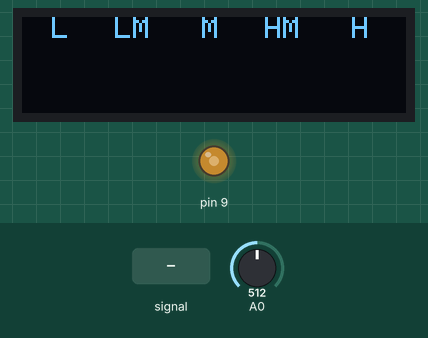
This sketch was run on a simulated Arduino Uno, built with avr-gcc and run on an emulated ATmega328P. On the bench: 128×32 one-colour display, output pins drawn as LEDs (lit = HIGH). Inputs (shaded band) come from the test bench; at power-on: A0 = 512. What the sketch prints to the serial monitor is not drawn.

Above: at 4.2 s.
4.3 s: A0 fed a 200 Hz sine of ±81 counts around its level
At 5.1 s:
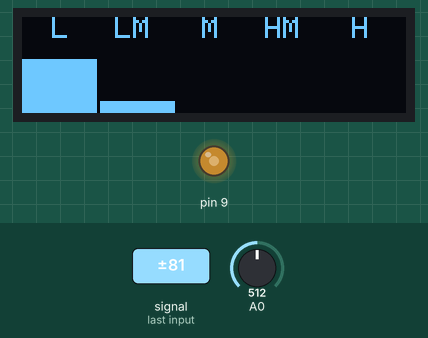
6.0 s: A0 fed a 1000 Hz sine of ±255 counts around its level
At 6.34 s:
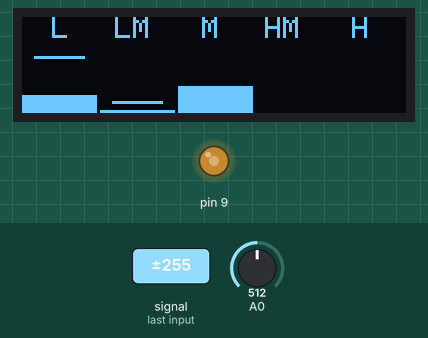
7.5 s: A0 set to 900
At 8.52 s:
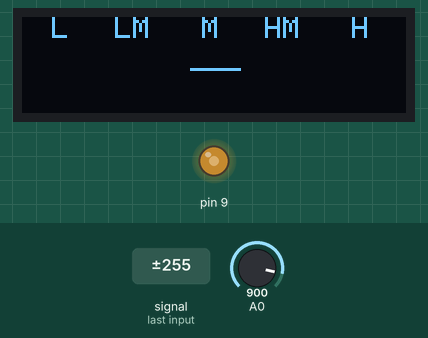
9.1 s: A0 fed a 200 Hz sine of ±81 counts around its level
At 10.76 s:
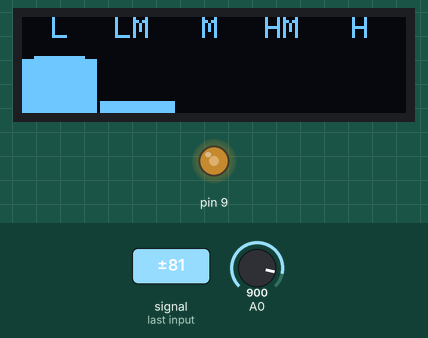

The sketch:

ArduinoCode.ino
```cpp
/*
 * Written by Nathaniel France & Brandon Pak
 * for ECE 2804 Home Audio Project
 * Pin out:         Breadboard
 * A0 = Audio In    pin 11
 * A4 = SDA         pin 3
 * A5 = SCL         pin 4
 * D9 = PWM out     pin 20
 * + 3.3v           pin 5
 * + 5v             plus rail
 * GND              minus rail
*/

#include <Wire.h>
#include <Adafruit_GFX.h>
#include <Adafruit_SSD1306.h>
#include "FFT.h"

// Constructs SSD1306 class with width, height, i2c connections from Wire.h, and reset pin (-1 uses reset on arduino)
Adafruit_SSD1306 display(128, 32, &Wire, -1);

// Volatile needed bc these are modified by the ISR and main loop
volatile int8_t bufferA[128];
volatile int8_t bufferB[128];
volatile bool collectingA = true;   // which buffer the ISR is writing to
volatile int collectIndex = 0;
volatile bool bufferReady = false;

volatile int8_t* collectBuffer = bufferA;       // ISR writes here
volatile int8_t* processBuffer = bufferB;       // FFT reads from here

volatile int8_t prevSample = 0;
volatile int16_t prevFiltered = 0;

const q15 alpha = 32700; // ~0.99

uint8_t peakVol[5] = {0,0,0,0,0};
uint8_t peakTimer[5] = {0,0,0,0,0};
const uint8_t PEAKHOLDTIME = 20;
const uint8_t PEAKDECAY = 1;
const int MAXMAGNITUDE = 1000;

uint8_t smoothedHeights[5] = {0,0,0,0,0};
uint8_t heights[5] = {0,0,0,0,0};
uint16_t bands[5] = {0,0,0,0,0};

FFT fft(128);

// When Timer 2 overflows send an ISR, reload the timer, and collect 1 sample
// This gives the 10 kHz sampling rate by aligning the sampling with Timer 2
ISR(TIMER2_OVF_vect) {
    TCNT2 = 55;

    // Reads sample and converts to q15
    int8_t sample = ((analogRead(A0) - 512) >> 2);

    // High pass filter to remove DC: y[n] = x[n] - x[n-1] + alpha * y[n-1]
    int16_t filtered = (int16_t)sample - prevSample + (int16_t)(((int32_t)alpha * prevFiltered) >> 15);

    prevSample = sample;
    prevFiltered = filtered;

    if (filtered > 127) filtered = 127;
    else if (filtered < -128) filtered = -128;

    collectBuffer[collectIndex++] = (int8_t)(filtered);

    if(collectIndex >= 128) {
        collectIndex = 0;
        bufferReady = true;
    }
}

int freeRam() {
    extern int __heap_start, *__brkval;
    int v;
    return (int) &v - (__brkval == 0 ? (int) &__heap_start : (int) __brkval);
}

void updateDisplay() {
    display.clearDisplay();
    display.setCursor(10, 0);
    display.print("L");
    display.setCursor(31, 0);
    display.print("LM");
    display.setCursor(60, 0);
    display.print("M");
    display.setCursor(81, 0);
    display.print("HM");
    display.setCursor(110, 0);
    display.print("H");

    for (int i = 0; i < 5; ++i) {
        heights[i] = map(bands[i], 0, MAXMAGNITUDE, 0, 22);
        heights[i] = constrain(heights[i], 0, 22);
        smoothedHeights[i] = (smoothedHeights[i] * 3 + heights[i]) / 4;
        display.fillRect(i * 26, 32 - smoothedHeights[i], 25, smoothedHeights[i], SSD1306_WHITE);

        if (smoothedHeights[i] >= peakVol[i]) {
            peakVol[i] = smoothedHeights[i];
            peakTimer[i] = PEAKHOLDTIME;
        }
        else if (peakTimer[i] > 0) {
            --peakTimer[i];
        }
        else {
            peakVol[i] -= PEAKDECAY;
        }

        if (peakVol[i] != smoothedHeights[i]) display.drawFastHLine(i * 26 + 4, 32 - peakVol[i], 17, SSD1306_WHITE);
    }


    display.display();
}

void setup() {
    // put your setup code here, to run once:
    Serial.begin(9600);
    Serial.println(analogRead(A0));

    // PWM output for class D amp
    pinMode(9, OUTPUT);

    // Sets Timer 1 for PWM use
    // Sets fast PWM mode, no prescaler
    TCCR1A = _BV(COM1A1) | _BV(WGM11);
    TCCR1B = _BV(WGM13) | _BV(WGM12) | _BV(CS10);

    ICR1 = 199; // TOP: 16 MHz / (199 + 1) = 80 kHz
    OCR1A = 99; // 50% duty cycle: (99 + 1) / (199 + 1) = 50%

    // Set up Timer 2 for ADC sampling, set to overflow 10000 times per second
    TCCR2A = 0;
    TCCR2B = _BV(CS21);
    TIMSK2 = _BV(TOIE2);
    TCNT2 = 55;

    // Sets ADC prescaler to 16 (faster samples)
    ADCSRA = (ADCSRA & 0xF8) | 0x04;

    // Disables pull-up resistors
    digitalWrite(A4, LOW);
    digitalWrite(A5, LOW);

    Serial.print("Free RAM before display: ");
    Serial.println(freeRam());

    // Ensures the correct i2c device address and sets voltage to 3.3v
    if(!display.begin(SSD1306_SWITCHCAPVCC, 0x3C)) {
        Serial.println(F("SSD1306 allocation failed"));
        while(1); // loops forever to prevent the rest of set up
    }

    display.clearDisplay(); // clear display ram
    display.setTextSize(1); // set text size to normal
    display.setTextColor(SSD1306_WHITE);  // sets text color to white
    display.setCursor(10, 0); // puts display cursor on (10, 0) for proper text placement
    display.println(F("Welcome, Home Audio by Nathaniel France & Brandon Pak"));  // creates data to display text
    display.display();  // puts data from above line into display ram

    delay(3000);  // sits for 3 seconds before moving to loop
}

void loop() {
    // put your main code here, to run repeatedly:

    if (bufferReady) {
        noInterrupts();
        int8_t* temp = collectBuffer;
        collectBuffer = processBuffer;
        processBuffer = temp;
        bufferReady = false;
        interrupts();

        fft.compute(processBuffer);
        fft.computeOutput[0].r = 0;
        fft.computeOutput[0].j = 0;
        fft.computeOutput[1].r = 0;
        fft.computeOutput[1].j = 0;
    }

    bands[0] = fft.getMagnitude(2, 3);
    bands[1] = fft.getMagnitude(4, 6);
    bands[2] = fft.getMagnitude(7, 25);
    bands[3] = fft.getMagnitude(26, 51);
    bands[4] = fft.getMagnitude(52, 64);

    for (int i = 0; i < 5; ++i) {
        if (bands[i] < 200) bands[i] = 0;
    }

    updateDisplay();

    for (int i = 0; i < 65; ++i) {
        if (fft.getMagnitude(i, i) > 1000) {
            Serial.print("Bin "); Serial.print(i);
            Serial.print(" mag "); Serial.println(fft.getMagnitude(i, i));
        }
    }
}
```

FFT.cpp
```cpp
#pragma GCC optimize("O3")

#include "FFT.h"
#include <string.h>
#include <Arduino.h>
//#include <iostream>

#include <avr/pgmspace.h>

const q15 twiddle_r[] PROGMEM = {32767, 32728, 32609, 32412, 32137, 31785, 31356, 30852, 30273, 29621, 28898, 28105, 27245, 26319, 25329, 24279, 23170, 22005, 20787, 19519, 18204, 16846, 15446, 14010, 12539, 11039, 9512, 7962, 6393, 4808, 3212, 1608, 0, -1608, -3212, -4808, -6393, -7962, -9512, -11039, -12539, -14010, -15446, -16846, -18204, -19519, -20787, -22005, -23170, -24279, -25329, -26319, -27245, -28105, -28898, -29621, -30273, -30852, -31356, -31785, -32137, -32412, -32609, -32728};

const q15 twiddle_j[] PROGMEM = {0, -1608, -3212, -4808, -6393, -7962, -9512, -11039, -12539, -14010, -15446, -16846, -18204, -19519, -20787, -22005, -23170, -24279, -25329, -26319, -27245, -28105, -28898, -29621, -30273, -30852, -31356, -31785, -32137, -32412, -32609, -32728, -32767, -32728, -32609, -32412, -32137, -31785, -31356, -30852, -30273, -29621, -28898, -28105, -27245, -26319, -25329, -24279, -23170, -22005, -20787, -19519, -18204, -16846, -15446, -14010, -12539, -11039, -9512, -7962, -6393, -4808, -3212, -1608};

const q15 window[] PROGMEM = {0, 20, 80, 180, 320, 498, 716, 972, 1266, 1597, 1964, 2367, 2803, 3273, 3775, 4308, 4870, 5461, 6078, 6721, 7387, 8075, 8783, 9510, 10254, 11013, 11785, 12568, 13361, 14161, 14967, 15775, 16586, 17396, 18203, 19006, 19803, 20591, 21369, 22135, 22886, 23622, 24340, 25038, 25716, 26370, 27000, 27604, 28181, 28729, 29246, 29732, 30186, 30605, 30990, 31339, 31652, 31927, 32164, 32362, 32522, 32642, 32722, 32762, 32762, 32722, 32642, 32522, 32362, 32164, 31927, 31652, 31339, 30990, 30605, 30186, 29732, 29246, 28729, 28181, 27604, 27000, 26370, 25716, 25038, 24340, 23622, 22886, 22135, 21369, 20591, 19803, 19006, 18203, 17396, 16586, 15775, 14967, 14161, 13361, 12568, 11785, 11013, 10254, 9510, 8783, 8075, 7387, 6721, 6078, 5461, 4870, 4308, 3775, 3273, 2803, 2367, 1964, 1597, 1266, 972, 716, 498, 320, 180, 80, 20, 0};

const uint8_t bit_reversal[] PROGMEM = {0, 64, 32, 96, 16, 80, 48, 112, 8, 72, 40, 104, 24, 88, 56, 120, 4, 68, 36, 100, 20, 84, 52, 116, 12, 76, 44, 108, 28, 92, 60, 124, 2, 66, 34, 98, 18, 82, 50, 114, 10, 74, 42, 106, 26, 90, 58, 122, 6, 70, 38, 102, 22, 86, 54, 118, 14, 78, 46, 110, 30, 94, 62, 126, 1, 65, 33, 97, 17, 81, 49, 113, 9, 73, 41, 105, 25, 89, 57, 121, 5, 69, 37, 101, 21, 85, 53, 117, 13, 77, 45, 109, 29, 93, 61, 125, 3, 67, 35, 99, 19, 83, 51, 115, 11, 75, 43, 107, 27, 91, 59, 123, 7, 71, 39, 103, 23, 87, 55, 119, 15, 79, 47, 111, 31, 95, 63, 127};

// Constructor to set number of points
FFT::FFT(const int size) {
    N = size;
    numStages = 7;

    computeOutput = new complex_q15[N];
}

// Destructor, prevents memory leaks from the lookup tables
FFT::~FFT() {
    delete[] computeOutput;
}

/**
 *
 *
 *
 * @param   a Multiplicand
 * @param   b Multiplier
 * @return    The result of the multiplication
*/
q15 FFT::multQ15(const q15 a, const q15 b) {
    int32_t result = (int32_t)a * b;
    return (q15)(result >> 15);
}

// Complex addition function
complex_q15 FFT::addComplex(const complex_q15 a, const complex_q15 b) {
    complex_q15 ret = {0,0};
    ret.r = static_cast<q15>((static_cast<int32_t>(a.r) + b.r));
    ret.j = static_cast<q15>((static_cast<int32_t>(a.j) + b.j));
    return ret;
}

// Complex subtraction function
complex_q15 FFT::subComplex(const complex_q15 a, const complex_q15 b) {
    complex_q15 ret = {0,0};
    ret.r = static_cast<q15>((static_cast<int32_t>(a.r) - b.r));
    ret.j = static_cast<q15>((static_cast<int32_t>(a.j) - b.j));
    return ret;
}

// Complex multiplication function
complex_q15 FFT::multComplex(const complex_q15 a, const complex_q15 b) {
    complex_q15 ret{};
    ret.r = static_cast<q15>(((int32_t)a.r * b.r - (int32_t)a.j * b.j) >> 15);
    ret.j = static_cast<q15>(((int32_t)a.r * b.j + (int32_t)a.j * b.r) >> 15);
    return ret;
}

/**
 * Takes a regular q15 array and turns it into an array
 * of complex_q15 type with j = 0 for all entries.
 *
 * @param input input q15 array
 */
void FFT::applyWindow(const int8_t* input) {
    for (int i = 0; i < N; ++i) {
        computeOutput[i].r =  multQ15((int16_t)input[i] * 256, pgm_read_word(&window[i])) >> 7;
        computeOutput[i].j = 0;
    }
}

/**
 *
*/
void FFT::applyBitRev() {
    for (int i = 0; i < N; ++i) {
    uint8_t j = pgm_read_byte(&bit_reversal[i]);
    if (j > i) {
        complex_q15 temp = computeOutput[i];
        computeOutput[i] = computeOutput[j];
        computeOutput[j] = temp;
    }
}
}

/**
 * Main compute function.  Starts by applying the Hann window
 * to set the input correctly.  Then bit reverses the input.
 * Then puts input through butterfly compute stages.
 *
 * @param input Input samples from ADC
 * @param computeOutput Pointer to output array
 */
void FFT::compute(int8_t* input) {
    memset(computeOutput, 0, sizeof(complex_q15) * N);

    // Apply Hann window
    applyWindow(input);

    // Bit Reversal
    applyBitRev();

    // Butterfly stages
    for (int stage = 0; stage < numStages; ++stage) {
        int groupSize = 1 << (stage + 1);
        int half = groupSize / 2;
        int twiddleStep = N / groupSize;

        for (int group = 0; group < N; group += groupSize) {
            for (int i = 0; i < half; ++i) {
                int angleIndex = i * twiddleStep;
                //Serial.print("Angle Index: "); Serial.println(angleIndex);

                complex_q15 top = computeOutput[group + i];
                complex_q15 bottom = computeOutput[group + i + half];

                complex_q15 w;
                w.r = pgm_read_word(&twiddle_r[angleIndex]);
                w.j = pgm_read_word(&twiddle_j[angleIndex]);;
                complex_q15 temp = multComplex(w, bottom);

                computeOutput[group + i] = addComplex(top, temp);
                computeOutput[group + i + half] = subComplex(top, temp);
            }
        }
    }
}

/**
 *
 */
uint16_t FFT::getMagnitude(int startBin, int endBin) const {
    long sum = 0;
    for (int i = startBin; i <= endBin; ++i) {
        long real = (long)computeOutput[i].r * computeOutput[i].r;
        long imag = (long)computeOutput[i].j * computeOutput[i].j;
        sum += (long)sqrt((double)(real + imag));
    }
    return (uint16_t)(sum / (endBin - startBin + 1));
}
```

FFT.h
```cpp
/*
 * Created and written by Nathaniel France
 * for ECE 2804 Home Audio Project
*/

#ifndef FFT_H
#define FFT_H

#include <stdint.h>
#include <math.h>
// #include <Arduino.h>

#define PI 3.1415926535897932384626433832795
#define SCALE 32767     // Scale factor for Q15

typedef int16_t q15;


struct complex_q15 {
    q15 r;
    q15 j;
};

class FFT {
public:
    explicit FFT(int size);
    ~FFT();

    // Math helper functions
    static q15 multQ15(q15 a, q15 b);
    static complex_q15 multComplex(complex_q15 a, complex_q15 b);
    static complex_q15 addComplex(complex_q15 a, complex_q15 b);
    static complex_q15 subComplex(complex_q15 a, complex_q15 b);

    void applyWindow(const int8_t* input);
    void applyBitRev();

    // Main computation function
    void compute(int8_t* input);

    uint16_t getMagnitude(int startBin, int endBin) const;


    int N;
    int numStages;

    complex_q15* computeOutput;
private:
};

#endif // FFT_H
```

Measured:
- after the input at 4.3 s, the display: first changes after 0.09 s (image 1 shows a later state)
